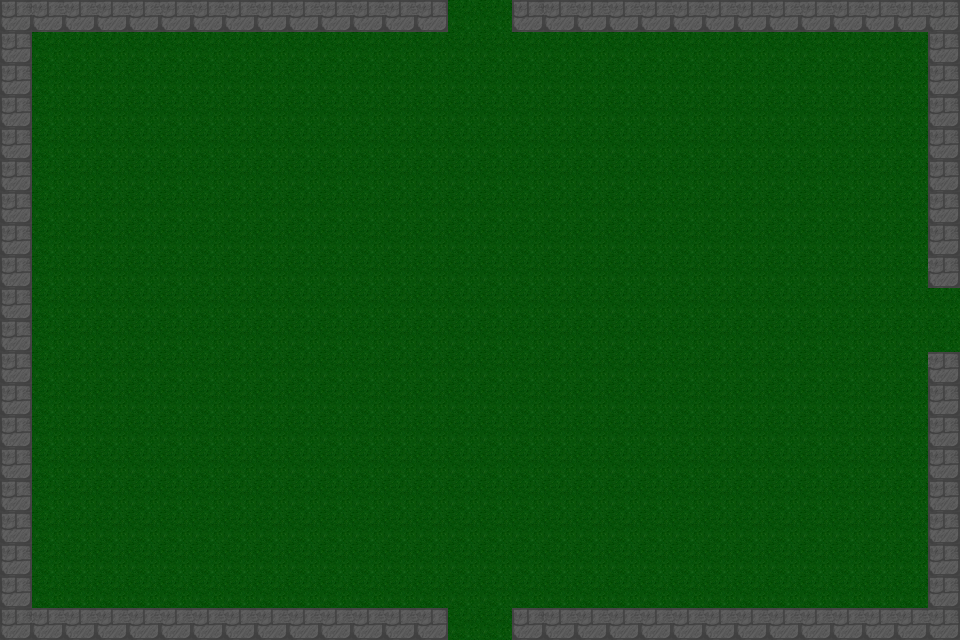

Rendered tile map (Tiled .tmx) drawn with the repository's tilesets; below, a short description and the full map source, tile grids included:
An orthogonal 30x20 tile map with 32x32 px tiles, 1 tile layer (Tile layer 1), 2 tilesets and 15 objects.

<map version="1.10" tiledversion="1.11.2" orientation="orthogonal" renderorder="right-down" width="30" height="20" tilewidth="32" tileheight="32" infinite="0" nextlayerid="3" nextobjectid="1">
 <tileset firstgid="1" name="Town Tileset" tilewidth="32" tileheight="32" tilecount="64" columns="8">
  <image source="../../../tiles/World H Tileset.png" trans="ff00ff" width="256" height="256" />
  <tile id="4">
   <objectgroup draworder="index" id="2">
    <object id="1" x="0" y="0" width="32" height="32" />
   </objectgroup>
  </tile>
  <tile id="5">
   <objectgroup draworder="index" id="2">
    <object id="1" x="0" y="0" width="32" height="32" />
   </objectgroup>
  </tile>
  <tile id="6">
   <objectgroup draworder="index" id="2">
    <object id="1" x="0" y="0" width="32" height="32" />
   </objectgroup>
  </tile>
  <tile id="7">
   <objectgroup draworder="index" id="2">
    <object id="1" x="0" y="0" width="32" height="32" />
   </objectgroup>
  </tile>
  <tile id="8">
   <objectgroup draworder="index" id="2">
    <object id="1" x="0" y="0" width="32" height="32" />
   </objectgroup>
  </tile>
  <tile id="10">
   <objectgroup draworder="index" id="2">
    <object id="1" x="0" y="32" width="32" />
   </objectgroup>
  </tile>
  <tile id="11">
   <objectgroup draworder="index" id="2">
    <object id="1" x="0" y="32" width="32" />
    <object id="2" x="32" y="0" height="32" />
   </objectgroup>
  </tile>
  <tile id="12">
   <objectgroup draworder="index" id="2">
    <object id="1" x="32" y="0" height="32" />
   </objectgroup>
  </tile>
  <tile id="13">
   <objectgroup draworder="index" id="2">
    <object id="1" x="0" y="32" width="32" />
    <object id="2" x="0" y="32" width="32" />
    <object id="3" x="0" y="0" height="32" />
   </objectgroup>
  </tile>
  <tile id="14">
   <objectgroup draworder="index" id="2">
    <object id="1" x="0" y="0" height="32" />
   </objectgroup>
  </tile>
  <tile id="16">
   <objectgroup draworder="index" id="2">
    <object id="1" x="0" y="0" width="32" height="32" />
   </objectgroup>
  </tile>
  <tile id="24">
   <objectgroup draworder="index" id="2">
    <object id="1" x="0" y="0" width="32" height="32" />
   </objectgroup>
  </tile>
 </tileset>
 <tileset firstgid="65" name="Dungeon Crawler Tileset" tilewidth="32" tileheight="32" tilecount="100" columns="10">
  <image source="../../../tiles/Dungeon_Tile.png" width="320" height="320" />
 </tileset>
 <layer id="1" name="Tile layer 1" width="30" height="20">
  <data encoding="csv">
9,6,6,6,6,6,6,6,6,6,6,6,6,7,2,2,9,6,6,6,6,6,6,6,6,6,6,6,6,7,
8,2,2,2,2,2,2,2,2,2,2,2,2,2,2,2,2,2,2,2,2,2,2,2,2,2,2,2,2,8,
8,2,2,2,2,2,2,2,2,2,2,2,2,2,2,2,2,2,2,2,2,2,2,2,2,2,2,2,2,8,
8,2,2,2,2,2,2,2,2,2,2,2,2,2,2,2,2,2,2,2,2,2,2,2,2,2,2,2,2,8,
8,2,2,2,2,2,2,2,2,2,2,2,2,2,2,2,2,2,2,2,2,2,2,2,2,2,2,2,2,8,
8,2,2,2,2,2,2,2,2,2,2,2,2,2,2,2,2,2,2,2,2,2,2,2,2,2,2,2,2,8,
8,2,2,2,2,2,2,2,2,2,2,2,2,2,2,2,2,2,2,2,2,2,2,2,2,2,2,2,2,8,
8,2,2,2,2,2,2,2,2,2,2,2,2,2,2,2,2,2,2,2,2,2,2,2,2,2,2,2,2,8,
8,2,2,2,2,2,2,2,2,2,2,2,2,2,2,2,2,2,2,2,2,2,2,2,2,2,2,2,2,7,
8,2,2,2,2,2,2,2,2,2,2,2,2,2,2,2,2,2,2,2,2,2,2,2,2,2,2,2,2,2,
8,2,2,2,2,2,2,2,2,2,2,2,2,2,2,2,2,2,2,2,2,2,2,2,2,2,2,2,2,2,
8,2,2,2,2,2,2,2,2,2,2,2,2,2,2,2,2,2,2,2,2,2,2,2,2,2,2,2,2,7,
8,2,2,2,2,2,2,2,2,2,2,2,2,2,2,2,2,2,2,2,2,2,2,2,2,2,2,2,2,8,
8,2,2,2,2,2,2,2,2,2,2,2,2,2,2,2,2,2,2,2,2,2,2,2,2,2,2,2,2,8,
8,2,2,2,2,2,2,2,2,2,2,2,2,2,2,2,2,2,2,2,2,2,2,2,2,2,2,2,2,8,
8,2,2,2,2,2,2,2,2,2,2,2,2,2,2,2,2,2,2,2,2,2,2,2,2,2,2,2,2,8,
8,2,2,2,2,2,2,2,2,2,2,2,2,2,2,2,2,2,2,2,2,2,2,2,2,2,2,2,2,8,
8,2,2,2,2,2,2,2,2,2,2,2,2,2,2,2,2,2,2,2,2,2,2,2,2,2,2,2,2,8,
8,2,2,2,2,2,2,2,2,2,2,2,2,2,2,2,2,2,2,2,2,2,2,2,2,2,2,2,2,8,
9,6,6,6,6,6,6,6,6,6,6,6,6,7,2,2,9,6,6,6,6,6,6,6,6,6,6,6,6,7
</data>
 </layer>
</map>
